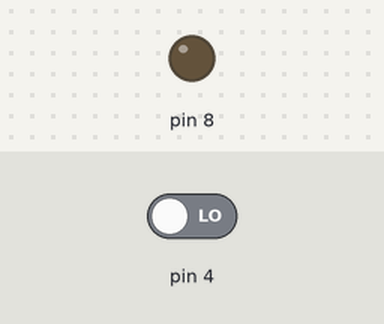
Simulated run of this sketch. Board: Arduino Uno, built with avr-gcc and run on an emulated ATmega328P. Shown: output pins drawn as LEDs (lit = HIGH). Inputs (shaded band) come from the test bench; at power-on: pin 4 LOW.

Above: at 1.2 s.
1.3 s: pin 4 driven HIGH
At 2.5 s:
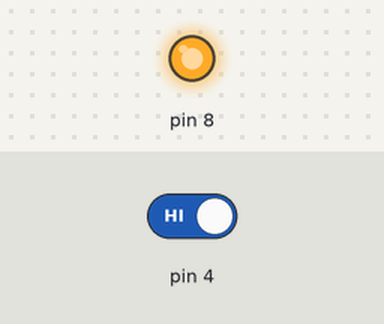
2.8 s: pin 4 driven LOW
At 3.9 s:
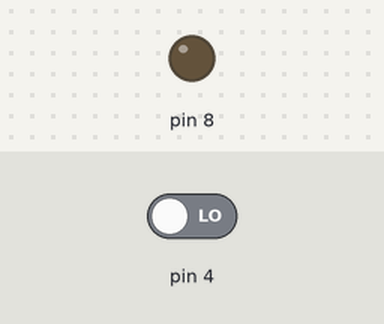
Timing chart, 0 to 5.8 s (numbered marks = the images above; inputs shaded):
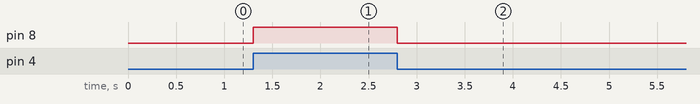

Measured:
- after the input at 1.3 s, pin 8: LOW → HIGH at once
- after the input at 2.8 s, pin 8: HIGH → LOW at once

The sketch:

buton_led.ino
```cpp
void setup() {
  pinMode(4, INPUT);
  pinMode(8, OUTPUT);
}

void loop() {
  if ( digitalRead(4) ){
    digitalWrite(8,HIGH);
  }

  else{
    digitalWrite(8,LOW);
  }

}
```
